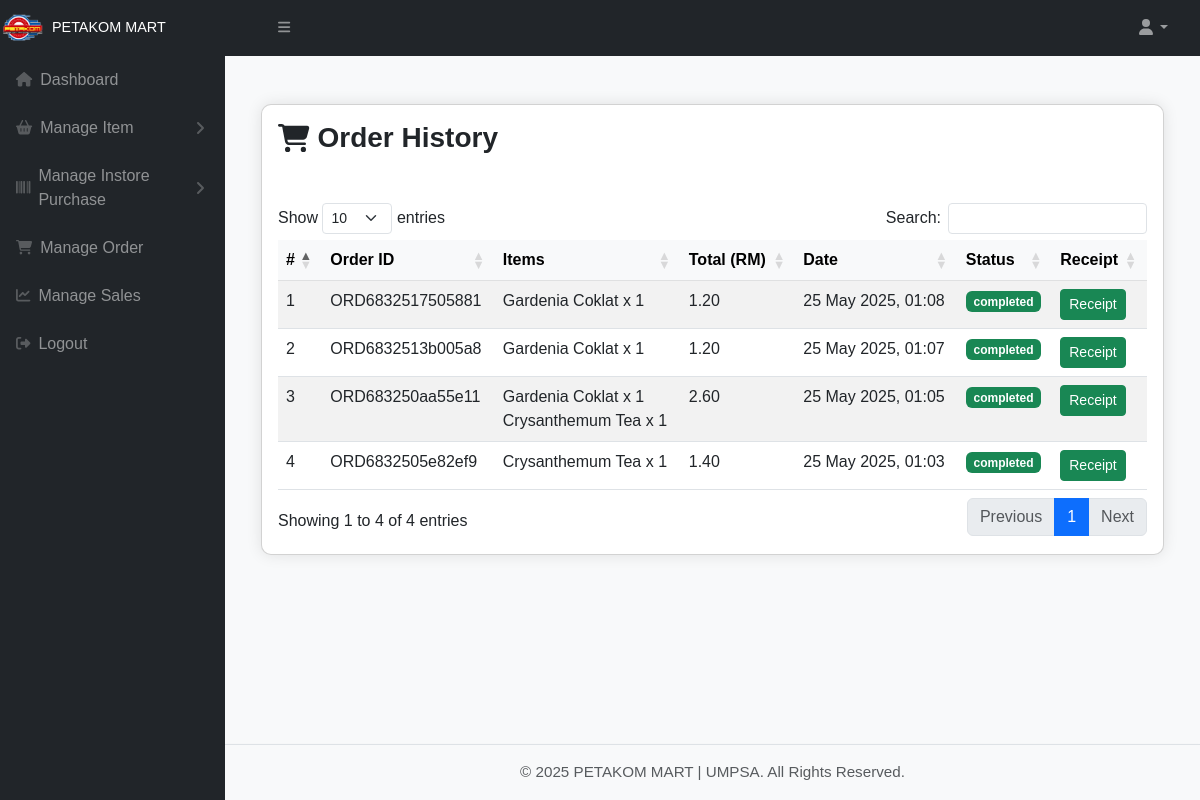
Screenshot of /order_history.php (signed in) with the database file from the repository.
### tables this page shows
CREATE TABLE `orders` (
  `id` int(11) NOT NULL,
  `orderID` varchar(255) DEFAULT NULL,
  `email` varchar(255) DEFAULT NULL,
  `name` varchar(255) NOT NULL,
  `orderDetails` text NOT NULL,
  `totalAmount` decimal(10,2) NOT NULL,
  `orderStatus` enum('pending','completed','cancelled') DEFAULT 'pending',
  `payStatus` enum('paid','unpaid') DEFAULT 'unpaid',
  `orderDate` datetime DEFAULT current_timestamp()
);

### order_history.php (the view, shortened to what this page needs)
<?php
include 'config.php';
$email = $_SESSION['email'];
$role = $_SESSION['role'];
if ($role === 'staff') {
    $stmt = $conn->prepare("SELECT * FROM orders ORDER BY orderDate DESC");
} else {
    $stmt = $conn->prepare("SELECT * FROM orders WHERE email = ? ORDER BY orderDate DESC");
    $stmt->bind_param("s", $email);
}
$stmt->execute();
$orders = $stmt->get_result();
include('header.php');
?>
<div class="container-fluid py-5">
    <div class="card">
        <div class="card-body">
            <div class="d-flex justify-content-between align-items-center mb-4 flex-wrap">
                <h3 class="fw-bold text-dark d-flex align-items-center gap-2 mb-4">
                    <i class="fas fa-shopping-cart"></i> Order History
                </h3>
            </div>
            <div class="table-responsive">
                <table id="orderTable" class="table table-striped table-hover" style="width:100%">
                    <thead class="table-light text-center">
                        <tr>
                        <th>#</th>
                        <th>Order ID</th>
                        <th>Items</th>
                        <th>Total (RM)</th>
                        <th>Date</th>
                        <th>Status</th>
                        <th>Receipt</th>
                        </tr>
                    </thead>
                    <tbody>
                    <?php if ($orders->num_rows > 0): ?>
                    <?php $i = 1; while($row = $orders->fetch_assoc()): ?>
                        <tr>
                            <td><?= $i++ ?></td>
                            <td><?= htmlspecialchars($row['orderID']) ?></td>
                            <td style="text-align: left;">
                                <?php
                                $items = json_decode($row['orderDetails'], true);
                                if (is_array($items)) {
                                    foreach ($items as $item) {
                                        $itemName = htmlspecialchars($item['name']);
                                        $quantity = (int) $item['quantity'];
                                        echo "{$itemName} x {$quantity}<br>";
                                    }
                                } else {
                                    echo 'Invalid order data';
                                }
                                ?>
                            </td>
                            <td><?= number_format($row['totalAmount'], 2) ?></td>
                            <td><?= date("d M Y, H:i", strtotime($row['orderDate'])) ?></td>
                            <td>
                                <span class="badge
                                    <?php
                                    switch ($row['orderStatus']) {
                                        default: echo 'bg-success';
                                    }
                                    ?>">
                                    <?= htmlspecialchars($row['orderStatus']) ?>
                                </span>
                            </td>
                            <td>
                            <a href="receipt.php?orderID=<?= urlencode($row['orderID']) ?>" class="btn btn-sm btn-success" target="_blank">Receipt</a>
                            </td>
                        </tr>
                        <?php endwhile; ?>
                    <?php else: ?>
                        <tr><td colspan="5">No order history found.</td></tr>
                    <?php endif; ?>
                    </tbody>
                </table>
            </div>
        </div>
    </div>
</div>
<?php include('footer.php'); ?>

### order_history.php (style rules this page uses)
body { background-color: #f8f9fa; font-family: 'Poppins', sans-serif; }
.card { border-radius: 10px; box-shadow: 0 0 15px rgba(0,0,0,0.1); }
.table th { background-color: #f8f9fa; }

### rows the page displays
orders: orderID "ORD6832517505881", itemName "Gardenia Coklat", quantity "1", totalAmount "1.20", orderDate "25 May 2025, 01:08", orderStatus "completed"
orders: orderID "ORD6832513b005a8", itemName "Gardenia Coklat", quantity "1", totalAmount "1.20", orderDate "25 May 2025, 01:07", orderStatus "completed"
orders: orderID "ORD683250aa55e11", itemName "Gardenia Coklat", quantity "1", itemName "Crysanthemum Tea", totalAmount "2.60", orderDate "25 May 2025, 01:05", orderStatus "completed"
orders: orderID "ORD6832505e82ef9", itemName "Crysanthemum Tea", quantity "1", totalAmount "1.40", orderDate "25 May 2025, 01:03", orderStatus "completed"
